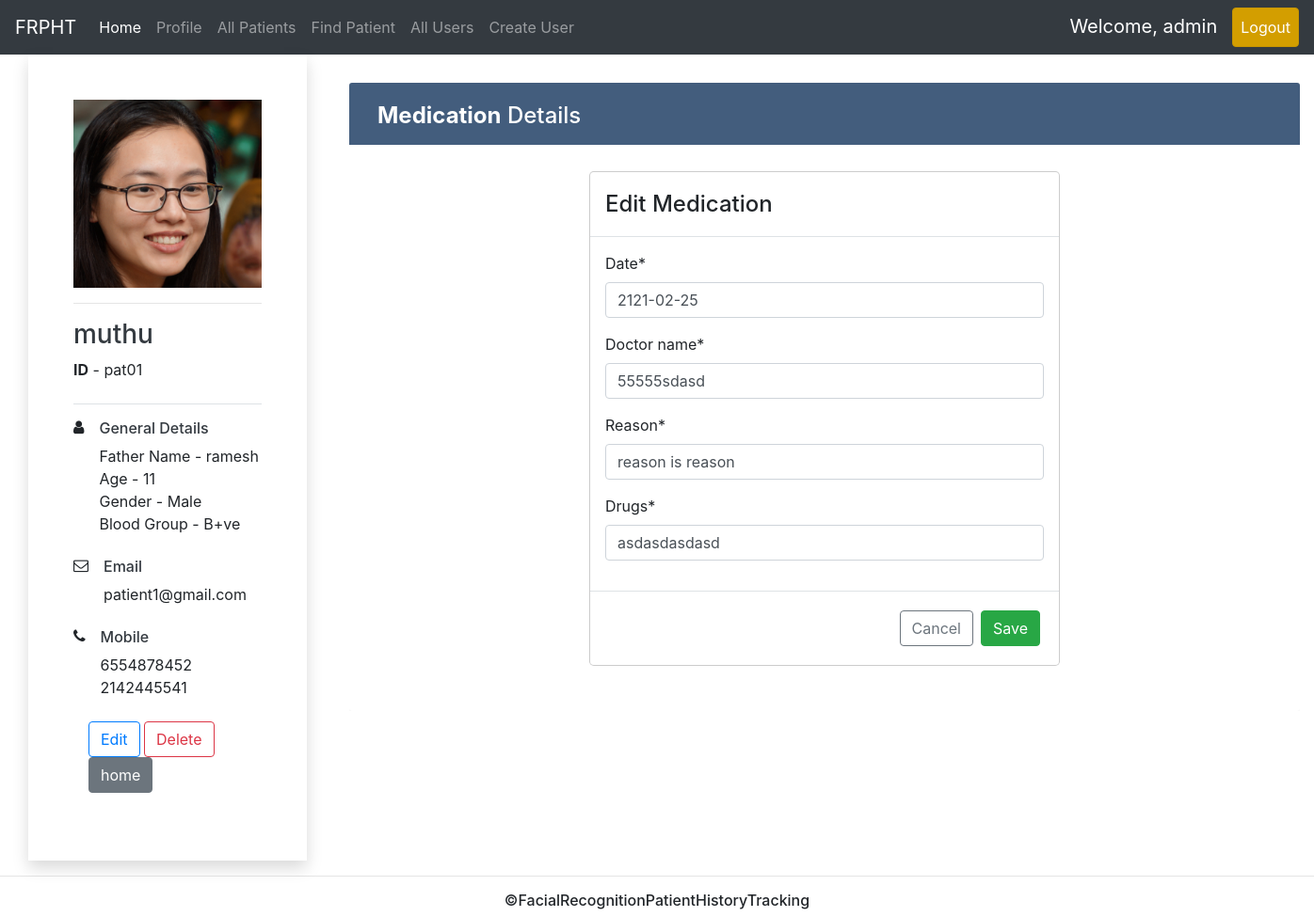
The page /medication/editmed/5/ (signed in) on the database its author committed.
### account/models.py (models this page shows, shortened)
class Account(AbstractBaseUser):
    GENDER = (
        ('Male','Male'),
        ('Female','Female'),
    )
    BLOOD_GROUP = (
        ("A+ve", "A+"),
        ("A-ve", "A-"),
        ("B+ve", "B+"),
        ("B-ve", "B-"),
        ("O+ve", "O+"),
        ("O-ve", "O-"),
        ("AB+ve", "AB+"),
        ("AB-ve", "AB-"),
    )
    email = models.EmailField(verbose_name = 'Email' , unique=True , max_length=100)
    userID = models.CharField(max_length=8, unique=True, primary_key = True)
    username = models.CharField(max_length=100, verbose_name = 'Full Name')
    date_joined = models.DateTimeField(verbose_name="Date Joined" , auto_now_add=True)
    last_login = models.DateTimeField(verbose_name="Last Login" , auto_now=True)
    is_active = models.BooleanField(default=True)
    is_doctor = models.BooleanField(default=False)
    is_superuser = models.BooleanField(default=False)
    father_name = models.CharField(max_length=50, null = True, blank = True)
    age = models.IntegerField(null = True, blank = True)
    gender = models.CharField(max_length=10 , choices=GENDER, null = True, blank = True)
    blood_group = models.CharField(max_length=10 , choices=BLOOD_GROUP, null = True, blank = True)
    number = models.CharField(max_length=10, null = True, blank = True)
    emergency_number = models.CharField(max_length=10, null = True, blank = True)
    userphoto = models.ImageField(upload_to = userphoto_path , default = defaultphoto_path, verbose_name= "Photo" ,null = True, blank = True, max_length=255)
    objects = MyAccountManager()
    USERNAME_FIELD = 'email'
    REQUIRED_FIELDS = ['userID', 'username']
    def __str__(self):
        return self.userID

### useraccount/models.py (models this page shows, shortened)
class Medication(models.Model):
    patient_ID = models.ForeignKey(settings.AUTH_USER_MODEL, on_delete = models.CASCADE,)
    date = models.DateField()
    doctor_name = models.CharField(max_length=100)
    reason = models.CharField(max_length=200)
    drugs = models.CharField(max_length=200)

### useraccount/views.py (the view)
# urls.py: path('medication/editmed/<int:pk>/', views.editmedview, name = 'editmed'),
@login_required
def editmedview(request, pk):
    meditem = Medication.objects.get(pk=pk)
    patient = Account.objects.get(userID=meditem.patient_ID)
    editform = MedicationForm(instance=meditem)
    if request.method == 'POST':
        editform = MedicationForm(request.POST, instance=meditem)
        if editform.is_valid():
            editform.save()
            return redirect('patientprofile', id=patient)
    context = {'patient': patient, 'medform': editform,
               'button': 'Save', 'head': 'Edit'}
    return render(request, 'useraccount/medication/updatemed.html', context)

### useraccount/forms.py
class MedicationForm(forms.ModelForm):
    class Meta:
        model = Medication
        fields = '__all__'
        exclude = ['patient_ID',]

### useraccount/templates/useraccount/medication/updatemed.html (shortened to what this page needs)
{% extends 'useraccount/patientinfo.html' %}
{% load crispy_forms_tags %}
{% block tableblock %}
	<div class="modal-dialog">
		<div class="modal-content">
			<form method="POST">
				<div class="modal-header">
					<h4 class="modal-title">{{head}} Medication</h4>
				</div>
				<div class="modal-body">
						{{medform|crispy}}
					</div>
				<div class="modal-footer">
				<a href="{% url 'patientprofile' patient.userID %}"><input type="button" class="btn btn-outline-secondary" value="Cancel"></a>
				<input type="submit" class="btn btn-success" name= "submit" value="{{button}}">
				</div>
			</form>
		</div>
	</div>
</div>
{% endblock %}

### useraccount/templates/useraccount/patientinfo.html (shortened to what this page needs)
{% extends 'useraccount/homepage.html' %}
{% block homecontent %}
<div class="d-flex">
<div class="my-auto" style="flex-basis:25%;">
  <div class=container-xl>
  <div class="col">
     <div class="p-5 rounded-xs shadow">
         <img align = "center" src="{{patient.userphoto.url}}" width = "200px", height = "200px" alt="">
         <hr>
         <h3 class="text-dark">{{patient.username}}</h3>
         <p class="border-bottom pb-4"><b>ID</b> - {{patient.userID}}</p>
         <ul class="list-unstyled">
             <li class="d-flex mb-4"> <i class="fa fa-user icon-primary"></i>
                 <div class="pl-3">
                     <h6 class="text-dark">General Details</h6>
                     <ul class="list-unstyled">
                         <li>Father Name - {{patient.father_name}}</li>
                         <li>Age - {{patient.age}}</li>
                         <li>Gender - {{patient.gender}}</li>
                         <li>Blood Group - {{patient.blood_group}}</li>
                     </ul>
                 </div>
             </li>
             <li class="d-flex mb-4"> <i class="fa fa-envelope-o icon-primary"></i>
                 <div class="pl-3">
                     <h6 class="text-dark">Email</h6>
                     <ul class="list-unstyled">
                         <li>{{patient.email}}</li>
                     </ul>
                 </div>
             </li>
             <li class="d-flex mb-4"> <i class="fa fa-phone icon-primary"></i>
                 <div class="pl-3">
                     <h6 class="text-dark">Mobile</h6>
                     <ul class="list-unstyled">
                         <li>{{patient.number}}</li>
                         <li>{{patient.emergency_number}}</li>
                     </ul>
                 </div>
             </li>
             <li class="d-flex mb-4">
                 <div class="pl-3">
                    <a href="{% url 'edituser' patient.userID %}"><input type="button" class="btn btn-outline-primary" name="edit" value="Edit"></a>
                    {% if user.is_superuser %}
                    <a href="{% url 'deleteuser' patient.userID %}"><input type="button" class="btn btn-outline-danger" name="delete" value="Delete"></a>
                     {% endif %}
                     <a href="{% url 'home' %}"><input type="button" class="btn btn-secondary" name="home" value="home"></a>
                 </div>
             </li>
         </ul>
     </div>
   </div>
 </div>
</div>
<div class="flex-grow-1">
  <div class="container-xl" >
  	<div class="table-responsive">
  		<div class="table-wrapper">
  			<div class="table-title">
  				<div class="row">
  					<div class="col-sm-6">
  						<h2><b>Medication</b> Details</h2>
  					</div>
  				</div>
  			</div>
        {% block tableblock %}{% endblock %}
      </div>
    </div>
  </div>
</div>
</div>
{% endblock %}

### templates/navbar.html (shortened to what this page needs)
<nav class="navbar navbar-expand-lg navbar-dark bg-dark">
  <span class="navbar-brand">FRPHT</span>
  <div class="collapse navbar-collapse" id="navbarNavAltMarkup">
    <div class="navbar-nav">
      <a class="nav-item nav-link active" href="{% url 'home' %}">Home</a>
      <a class="nav-item nav-link" href="{% url 'userprofile' %}">Profile</a>
      {% if user.is_doctor%}
      <a class="nav-item nav-link" href="{% url 'allpatients' %}">All Patients</a>
      <a class="nav-item nav-link" href="{% url 'findpatient' %}">Find Patient</a>
      {% endif %}
      {% if user.is_superuser%}
      <a class="nav-item nav-link" href="{% url 'allusers' %}">All Users</a>
      <a class="nav-item nav-link" href="{% url 'createuser' %}">Create User</a>
      {% endif %}
    </div>
    <div class="navbar-nav ml-auto">
      <span class="navbar-brand ">Welcome, {{request.user.username}} </span>
      <a class="nav-item nav-link active btn btn-warning" href="{% url 'logout' %}">Logout</a>
    </div>
  </div>
</nav>

### static/css/mainbody.css (style rules this page uses)
body { background: #f5f5f5; font-family: 'Varela Round', sans-serif; font-size: 18px; }

### static/css/medtable.css (style rules this page uses)
.table-responsive { margin: 30px 0; }
.table-wrapper { background: #fff; padding: 20px 25px; border-radius: 3px; min-width: 1000px; box-shadow: 0 1px 1px rgba(0,0,0,.05); }
.table-title { padding-bottom: 15px; background: #435d7d; color: #fff; padding: 16px 30px; min-width: 100%; margin: -20px -25px 10px; border-radius: 3px 3px 0 0; }
.table-title h2 { margin: 5px 0 0; font-size: 24px; }

### rows shown on the page
Account: user.username "admin"
Account: userphoto (picture), username "muthu", userID "pat01", father_name "ramesh", age "11", gender "Male", blood_group "B+ve", email "patient1@gmail.com", number "6554878452", emergency_number "2142445541"
Medication: date "2121-02-25", doctor_name "55555sdasd", reason "reason is reason", drugs "asdasdasdasd"

### other values the page prints
{{ head }} "Edit"
